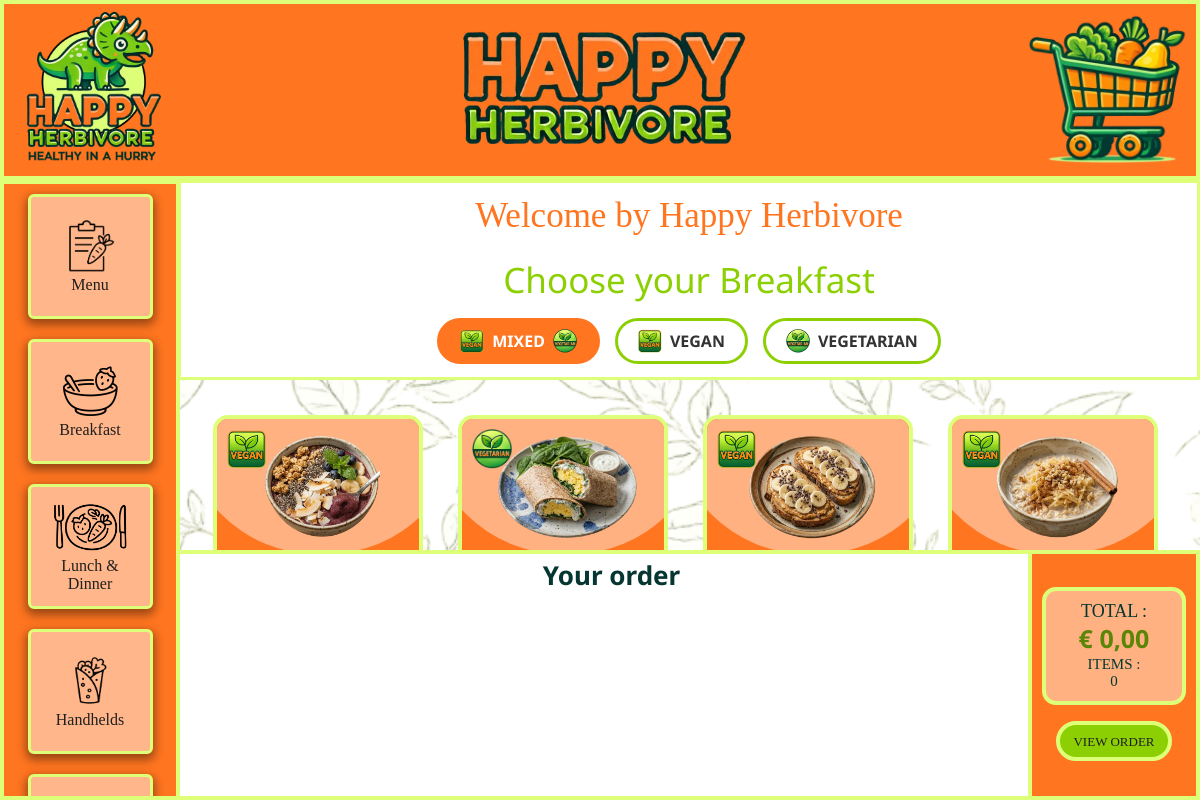
/kies-orders.php?cat=1, run on the app's committed database.
### tables this page shows
CREATE TABLE `categories` (
  `category_id` int(11) NOT NULL,
  `NAME` varchar(255) NOT NULL,
  `description` text DEFAULT NULL
);

CREATE TABLE `products` (
  `product_id` int(11) NOT NULL,
  `category_id` int(11) NOT NULL,
  `image_id` int(11) DEFAULT NULL,
  `NAME` varchar(255) NOT NULL,
  `description` text DEFAULT NULL,
  `price` decimal(10,2) NOT NULL,
  `kcal` int(11) DEFAULT NULL,
  `available` tinyint(1) NOT NULL DEFAULT 1,
  `V-VG` varchar(20) DEFAULT NULL
);

CREATE TABLE `images` (
  `image_id` int(11) NOT NULL,
  `filename` varchar(255) NOT NULL,
  `description` text DEFAULT NULL,
  `filename_transparent` varchar(255) DEFAULT NULL
);

### includes/connection.php (called while the page is built, shortened)
<?php
$categoryFolders = [
    1 => 'Breakfast',
    2 => 'Lunch&Dinner',
    3 => 'Handhelds',
    4 => 'Sides&SmallPlates',
    5 => 'SignatureDips',
    6 => 'Drinks',
];

### kies-orders.php (the view, shortened to what this page needs)
<?php
include("includes/connection.php");
include("includes/header.php");
$cat = filter_input(INPUT_GET, 'cat', FILTER_VALIDATE_INT);
try {
    $stmt = $conn->prepare("
        SELECT
            p.product_id,
            p.NAME AS product_name,
            p.price,
            p.kcal,
            p.`V-VG` AS food_type,
            i.filename_transparent,
            c.NAME AS category_name
        FROM products p
        LEFT JOIN categories c ON p.category_id = c.category_id
        LEFT JOIN images i ON p.image_id = i.image_id
        WHERE p.category_id = :cat
        ORDER BY p.product_id ASC
    ");
    $stmt->bindParam(':cat', $cat, PDO::PARAM_INT);
    $stmt->execute();
    $products = $stmt->fetchAll(PDO::FETCH_ASSOC);
    $category = $products[0]['category_name'];
    $categoryFolder = $categoryFolders[$cat] ?? str_replace(' ', '', trim($category));
} catch (PDOException $e) {
    echo "Error: " . $e->getMessage();
    exit;
}
?>
<body>
    <div id="achtergrond-orders">
        <?php include("includes/topbar-orderscherm.php"); ?>
        <div id="body-box-kies-order">
            <?php include("includes/sidebar-orderscherm.php"); ?>
            <div class="content-kies-orders">
                <div class="titel-box">
                    <p class="welkom-tekst">Welcome by Happy Herbivore</p>
                    <p class="categorie-naam-tekst">
                        Choose your <?php echo htmlspecialchars($category); ?>
                    </p>
                    <div class="filter-box">
                        <button class="filter-btn active" data-filter="all">
                            <img src="assets/pagina-deco/icoontjes/vegan.png" alt="Vegan">
                            <span>MIXED</span>
                            <img src="assets/pagina-deco/icoontjes/vegetarian.png" alt="Vegetarian">
                        </button>
                        <button class="filter-btn" data-filter="Vegan">
                            <img src="assets/pagina-deco/icoontjes/vegan.png" alt="Vegan">
                            <span>VEGAN</span>
                        </button>
                        <button class="filter-btn" data-filter="Vegetarian">
                            <img src="assets/pagina-deco/icoontjes/vegetarian.png" alt="Vegetarian">
                            <span>VEGETARIAN</span>
                        </button>
                    </div>
                </div>
                <div class="productContainer">
                    <?php foreach ($products as $v): ?>
                        <?php
                        $foodIcon = '';
                        if ($v['food_type'] === 'Vegan') {
                            $foodIcon = 'assets/pagina-deco/icoontjes/vegan.png';
                        } elseif ($v['food_type'] === 'Vegetarian') {
                            $foodIcon = 'assets/pagina-deco/icoontjes/vegetarian.png';
                        }
                        ?>
                        <a class="product-link" href="detail.php?id=<?php echo (int)$v['product_id']; ?>&cat=<?php echo (int)$cat; ?>" data-food-type="<?php echo htmlspecialchars($v['food_type'] ?? ''); ?>">
                            <div class="product">
                                <div class="img-box">
                                    <?php if (!empty($foodIcon)): ?>
                                        <img src="<?php echo htmlspecialchars($foodIcon); ?>" class="product-food-icon" alt="<?php echo htmlspecialchars($v['food_type']); ?>">
                                    <?php endif; ?>
                                    <?php if (!empty($v['filename_transparent'])): ?>
                                        <img src="assets/menu/<?php echo htmlspecialchars($categoryFolder); ?>/<?php echo htmlspecialchars($v['filename_transparent']); ?>" class="product-img" alt="<?php echo htmlspecialchars($v['product_name']); ?>">
                                    <?php endif; ?>
                                </div>
                                <div class="tekst-box">
                                    <p class="naam-product"><?php echo htmlspecialchars($v['product_name']); ?></p>
                                    <div class="prijs-kcal-box">
                                        <p class="prijs"><?php echo $fmt->formatCurrency((float)$v['price'], 'EUR'); ?></p>
                                        <p class="kcal"><?php echo (int)$v['kcal']; ?> KCAL</p>
                                    </div>
                                </div>
                            </div>
                        </a>
                    <?php endforeach; ?>
                </div>
                <?php include("includes/cart-footer.php"); ?>
            </div>
        </div>
    </div>
</body>

### style.css (style rules this page uses)
:root { --orange: #ff7a1a; --light-orange: #ffb86b; --green: #8cd003; --light-green: #deff78; --dark-green: #053631; --cream: #f7f3ea; --font-heading: 'Renos-Rough', serif; --font-body: 'Noto Sans', system-ui, -apple-system, 'Segoe UI', Roboto, Arial, sans-serif; --space-1: clamp(8px, 1vh, 14px); --space-2: clamp(12px, 1.4vh, 20px); --space-3: clamp(16px, 2vh, 28px); --space-4: clamp(22px, 2.8vh, 40px); --radius: 18px; }
* { margin: 0; padding: 0; box-sizing: border-box; -webkit-tap-highlight-color: transparent; scrollbar-width: none; }
html, body { width: 100vw; height: 100vh; overflow: hidden; background: #ffffff; color: #1f1f1f; font-family: var(--font-body); touch-action: manipulation; }
* { padding: 0; margin: 0; box-sizing: border-box; }
html, body { overflow: hidden; }
#achtergrond-orderscherm-start, #achtergrond-orders, #achtergrond-cart, #achtergrond-betaal, #achtergrond-thankyou { display: flex; height: 100vh; flex-direction: column; overflow-x: hidden; }
.titel-box { width: 100%; height: 200px; border: 3px solid #deff78; background-color: white; display: flex; flex-direction: column; justify-content: center; align-items: center; }
.welkom-tekst { font-family: 'Renos-Rough'; font-size: 35px; color: #FF7520; text-align: center; }
.categorie-naam-tekst { font-family: 'Noto Sans'; font-size: 35px; color: #8cd003; padding-top: 20px; }
.filter-box { display: flex; gap: 15px; margin-top: 15px; }
.filter-btn { display: flex; align-items: center; gap: 8px; padding: 8px 20px; border: 3px solid #8cd003; border-radius: 50px; background-color: white; cursor: pointer; font-family: 'Noto Sans', sans-serif; font-size: 16px; font-weight: 700; color: #333; transition: all 0.2s ease; }
.filter-btn img { width: 24px; height: 24px; object-fit: contain; }
.filter-btn.active { background-color: #FF7520; border-color: #FF7520; color: white; }
.content-kies-orders { flex: 1; display: flex; flex-direction: column; }
.content-kies-orders a { text-decoration: none; color: inherit; }
#body-box-kies-order { margin-left: 0; padding-left: 178px; box-sizing: border-box; flex: 1; display: flex; flex-direction: column; min-height: calc(100vh - 180px); overflow-x: hidden; overflow-y: visible; }
.productContainer { flex: 1; width: 100%; display: flex; flex-wrap: wrap; align-content: flex-start; justify-content: flex-start; gap: 35px; padding: 35px; background-image: url('assets/pagina-deco/achtergrond-kies-order.png'); background-size: cover; background-position: center; background-repeat: no-repeat; }
.product { width: 210px; min-height: 225px; height: auto; display: flex; flex-direction: column; position: relative; background: #FF7520; border: 4px solid #deff78; border-radius: 15px; padding-bottom: 6px; overflow: hidden; }
.img-box { width: 280px; height: 135px; margin-left: -35px; background: #FFB181; border-radius: 0px 0px 150px 150px; display: flex; justify-content: center; align-items: center; position: relative; }
.product-food-icon { position: absolute; top: 10px; left: 45px; width: auto; height: 40px; object-fit: contain; z-index: 10; padding: 0; margin: 0; }
.product-img { width: auto; max-width: 190px; height: 145px; padding: 20px; }
.img-box { width: 280px; height: 135px; margin-left: -35px; background: #FFB181; border-radius: 0px 0px 150px 150px; display: flex; justify-content: center; align-items: center; }
.naam-product { flex: 1; display: flex; align-items: center; justify-content: center; font-family: 'Renos-Rough'; font-size: 15px; text-align: center; padding: 10px; }
.prijs-kcal-box { flex: 1; display: flex; align-items: center; justify-content: space-evenly; }
.prijs { font-family: 'Renos-Rough'; font-style: normal; font-size: 15px; text-align: center; color: #5B8506; }
.kcal { font-family: 'Renos-Rough'; font-style: normal; font-size: 15px; text-align: center; }
.tekst-box { width: 100%; display: flex; flex-direction: column; flex: 1; }
.product-link { text-decoration: none; color: inherit; display: block; }

### data on the page
categories: NAME "Breakfast"
products: image.filename_transparent (picture)
products: shows a picture, image.filename_transparent (picture)
products: image.filename_transparent (picture)
products: image.filename_transparent (picture)

### other printed values
$fmt->formatCurrency((float)$total, 'EUR') "€ 0,00"
$itemCount "0"
